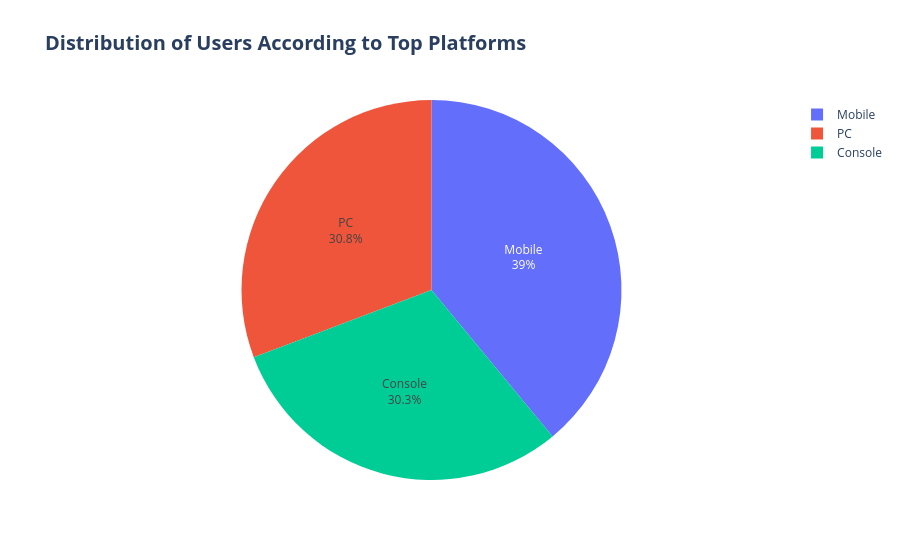

The code cell stored with this chart in its notebook:
### Markdown cell above
### Pie Graph

### Code cell
import plotly.express as px

platform = df["Top_Platform"].value_counts().reset_index()
platform.columns = ["Top_Platform", "Count"]

fig = px.pie(
    platform,
    names="Top_Platform",
    values="Count",
    title=("<b>Distribution of Users According to Top Platforms</b>")
)

fig.update_traces(
    textinfo="percent+label",
    textposition="inside",
)
fig.update_layout(
    title={
        "xanchor": "left",
        "font": {"size": 20}}
)
             
    

fig.show()

### Figure 1 — Plotly figure (JSON) as saved in the notebook; plotly's stock layout.template omitted (floating-point values rounded to 4 significant figures)
{"data": [{"domain": {"x": [0, 1], "y": [0, 1]}, "hovertemplate": "Top_Platform=%{label}<br>Count=%{value}<extra></extra>", "labels": ["Mobile", "PC", "Console"], "legendgroup": "", "name": "", "showlegend": true, "textinfo": "percent+label", "textposition": "inside", "type": "pie", "values": [156, 123, 121]}], "layout": {"legend": {"tracegroupgap": 0}, "title": {"font": {"size": 20}, "text": "<b>Distribution of Users According to Top Platforms</b>", "xanchor": "left"}}}
